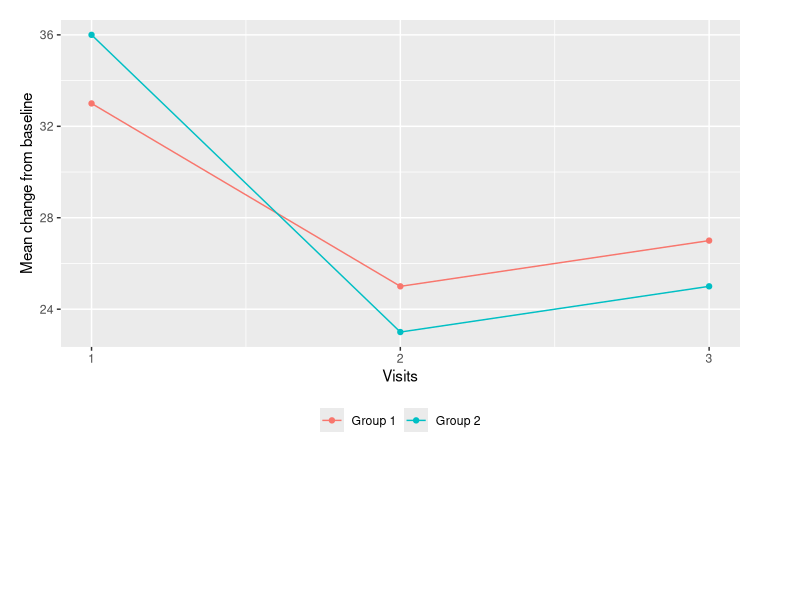

Recreate this plot in R. (Note: this script raises an error after producing the figure.)
        aggfile <- "../../test.csv"
 rm(list = ls())     # clear objects  
 graphics.off()      # close graphics windows   

library(ggplot2)
library(gridExtra)

#create dummy data
test= data.frame(
  group = c("Group 1", "Group 1", "Group 1","Group 2", "Group 2", "Group 2"), 
  x = c(1 ,2,3,1,2,3 ),
  y = c(33,25,27,36,23,25),
  n=c(71,55,65,58,65,58),
  ypos=c(18,18,18,17,17,17)

  )


p1 <- qplot(x=x, y=y, data=test, colour=group) +
  ylab("Mean change from baseline") + 
  theme(plot.margin = unit(c(1,3,8,1), "lines")) +
  geom_line()+
  scale_x_continuous("Visits", breaks=seq(-1,3) ) +
  theme(legend.position="bottom",
       legend.title=element_blank()) 

# Create the textGrobs 
for (ii in 1:nrow(test))
{
  #display numbers at each visit
  p1=p1+ annotation_custom(grob = textGrob(test$n[ii]),  
                           xmin = test$x[ii], 
                           xmax = test$x[ii], 
                           ymin = test$ypos[ii], 
                           ymax = test$ypos[ii])
  }




  # Code to override clipping
  tmp <- ggplot_build(p1)
  gt <- ggplot_gtable(ggplot_build(p1))
  gt$layout$clip[gt$layout$name=="panel"] <- "off"
  grid.draw(gt)

library(plyr)

mytitle(ggplot_build(p1), "left")

mytitle <- function(data, text) {
  plot <- data$plot
  panel <- data$panel
  data <- data$data
  theme <- ggplot2:::plot_theme(plot)

  build_grob <- function(layer, layer_data) {
    if (nrow(layer_data) == 0) return()

    dlply(layer_data, "PANEL", function(df) {
      panel_i <- match(df$PANEL[1], panel$layout$PANEL)
      layer$make_grob(df, scales = panel$ranges[[panel_i]], cs = plot$coord)
    }, .drop = FALSE)
  }

    # List by layer, list by panel
  geom_grobs <- Map(build_grob, plot$layer, data)

  plot_table <- ggplot2:::facet_render(plot$facet, panel, plot$coordinates,
                             theme, geom_grobs)

  title <- ggplot2:::element_render(theme, "plot.title", text)
  title_height <- grobHeight(title) +
    if (is.null(plot$labels$title)) unit(0, "lines") else unit(0.5, "lines")

  pans <- plot_table$layout[grepl("^panel", plot_table$layout$name), ,
    drop = FALSE]

  plot_table <- gtable_add_rows(plot_table, title_height, pos = 0)
  plot_table <- gtable_add_grob(plot_table, title, name = "title",
    t = 1, b = 1, l = min(pans$l), r = max(pans$r), clip = "off")

}
